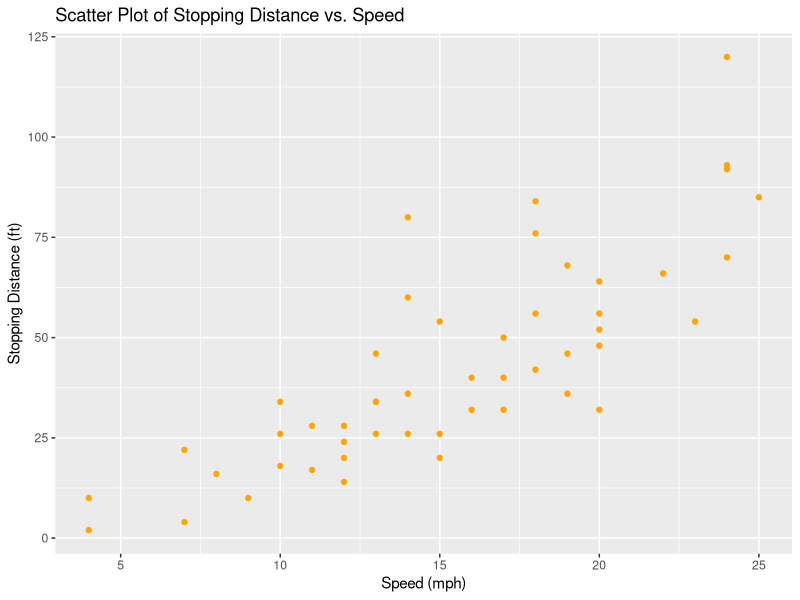
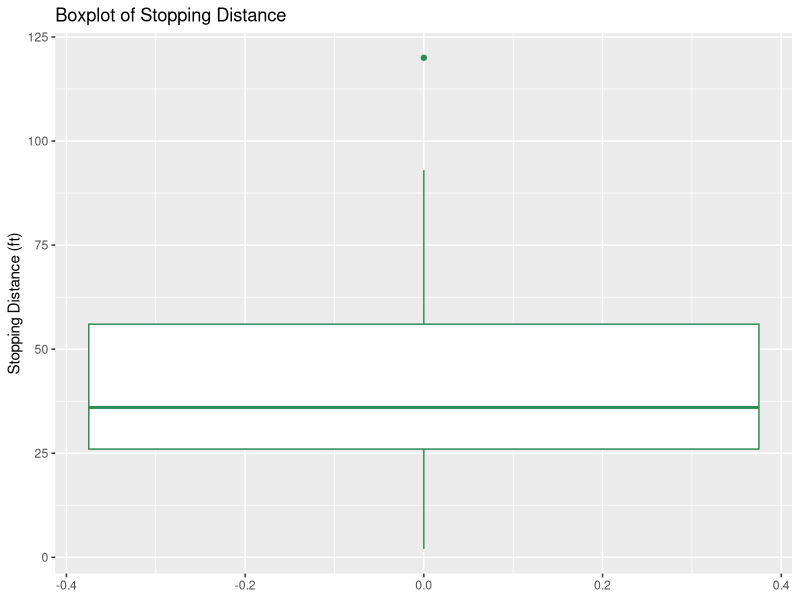
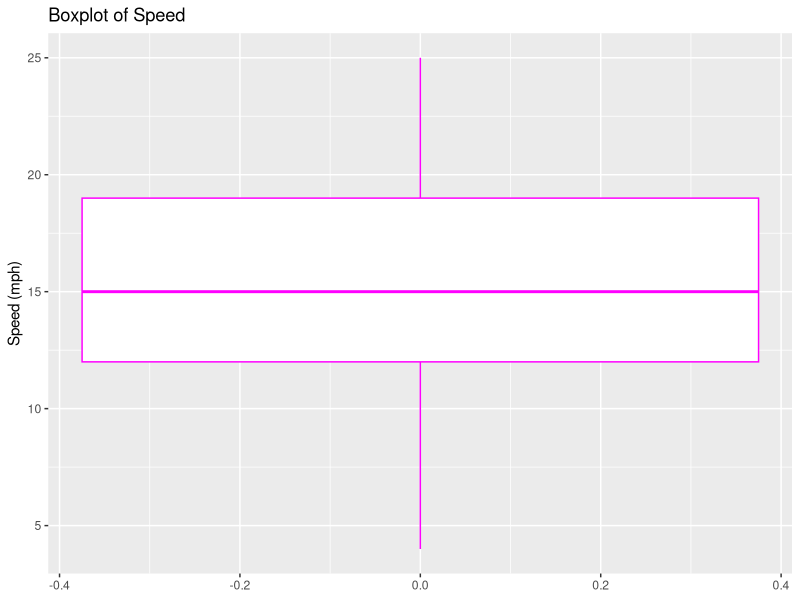
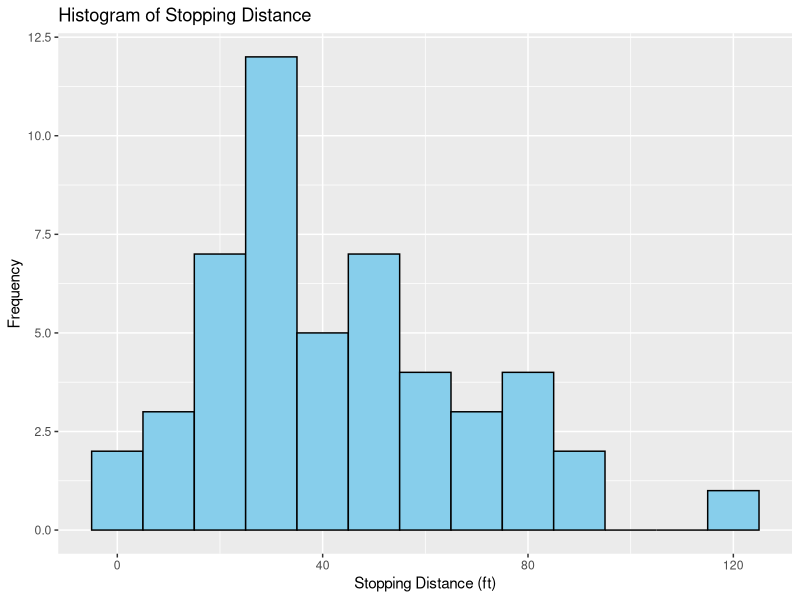
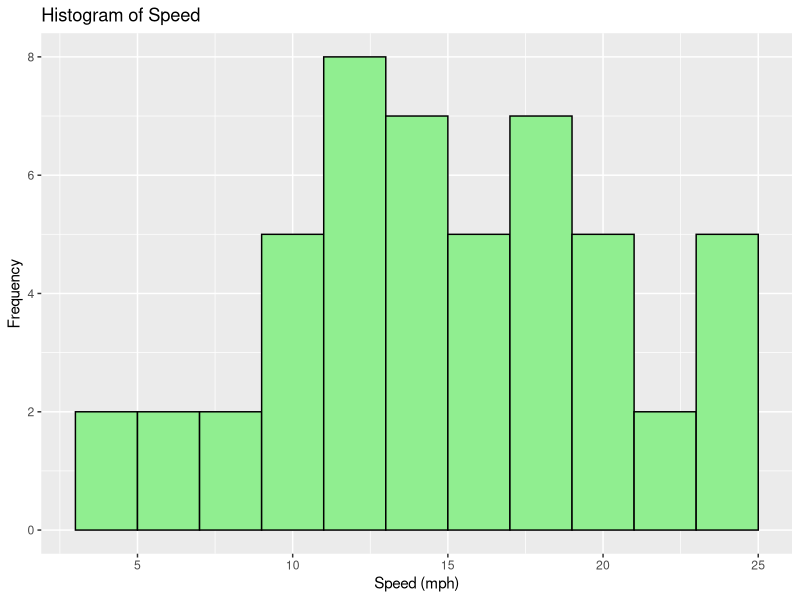

Here is the R script that generated these plots, in order:
# Load the Cars data set
data("cars")
View(cars)

# Define variables
speed <- cars$speed
distance <- cars$dist

# Calculate descriptive statistics for Speed
speed_stats <- c(
  Min = min(speed),
  Max = max(speed),
  Q1 = quantile(speed, 0.25),
  Q3 = quantile(speed, 0.75),
  Mean = mean(speed),
  Median = median(speed),
  Standard_Deviation = sd(speed),
  Variance = var(speed),
  IQR = IQR(speed),
  MAD = mad(speed)
)


qan = quantile(speed)

print(qan)

mean(speed)

median(speed)

sd(speed)

sd(distance)

var(speed)
var(distance)

mad(speed)
mad(distance)

print(speed_stats)

# Calculate descriptive statistics for Distance
distance_stats <- c(
  Min = min(distance),
  Max = max(distance),
  Q1 = quantile(distance, 0.25),
  Q3 = quantile(distance, 0.75),
  Mean = mean(distance),
  Median = median(distance),
  Standard_Deviation = sd(distance),
  Variance = var(distance),
  IQR = IQR(distance),
  MAD = mad(distance)
)

print(distance_stats)

# Combine statistics into a data frame
stats_df <- data.frame(
  Variables = c("Speed", "Distance"),
  t(speed_stats),
  t(distance_stats)
)


# Print the table
print(stats_df)


# Load necessary libraries
library(ggplot2)


# Scatter plot Y~X
ggplot(cars, aes(x = speed, y = distance, )) +
  geom_point(color= "orange") +
  labs(title = "Scatter Plot of Stopping Distance vs. Speed",
       x = "Speed (mph)",
       y = "Stopping Distance (ft)")

# Boxplot of Y (Stopping Distance)
ggplot(cars, aes(y = distance)) +
  geom_boxplot(color= "seagreen") +
  labs(title = "Boxplot of Stopping Distance",
       y = "Stopping Distance (ft)")

# Boxplot of X (Speed)
ggplot(cars, aes(y = speed)) +
  geom_boxplot(color= "magenta") +
  labs(title = "Boxplot of Speed",
       y = "Speed (mph)")

# Histogram of Y (Stopping Distance)
ggplot(cars, aes(x = distance)) +
  geom_histogram(binwidth = 10, fill = "skyblue", color = "black") +
  labs(title = "Histogram of Stopping Distance",
       x = "Stopping Distance (ft)",
       y = "Frequency")

# Histogram of X (Speed)
ggplot(cars, aes(x = speed)) +
  geom_histogram(binwidth = 2, fill = "lightgreen", color = "black") +
  labs(title = "Histogram of Speed",
       x = "Speed (mph)",
       y = "Frequency")

